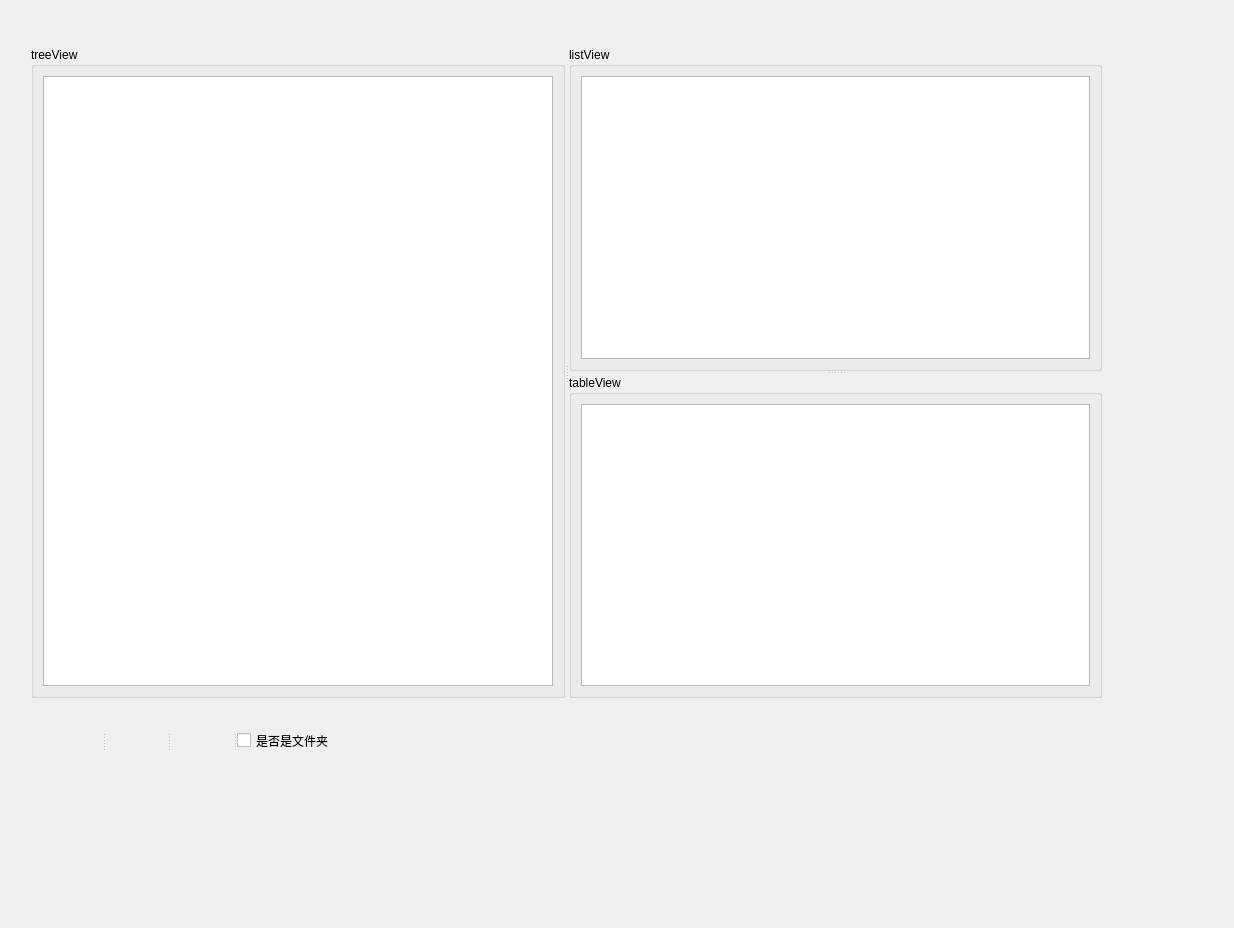
<?xml version="1.0" encoding="UTF-8"?>
<ui version="4.0">
 <class>MainWindow</class>
 <widget class="QMainWindow" name="MainWindow">
  <property name="geometry">
   <rect>
    <x>0</x>
    <y>0</y>
    <width>1234</width>
    <height>928</height>
   </rect>
  </property>
  <property name="windowTitle">
   <string>MainWindow</string>
  </property>
  <widget class="QWidget" name="centralwidget">
   <widget class="QLabel" name="labelPath">
    <property name="geometry">
     <rect>
      <x>40</x>
      <y>800</y>
      <width>521</width>
      <height>41</height>
     </rect>
    </property>
    <property name="text">
     <string/>
    </property>
   </widget>
   <widget class="QSplitter" name="splitter_3">
    <property name="geometry">
     <rect>
      <x>31</x>
      <y>47</y>
      <width>1071</width>
      <height>651</height>
     </rect>
    </property>
    <property name="orientation">
     <enum>Qt::Horizontal</enum>
    </property>
    <widget class="QGroupBox" name="groupBox">
     <property name="title">
      <string>treeView</string>
     </property>
     <layout class="QGridLayout" name="gridLayout_3">
      <item row="0" column="0">
       <widget class="QTreeView" name="treeView"/>
      </item>
     </layout>
    </widget>
    <widget class="QSplitter" name="splitter">
     <property name="orientation">
      <enum>Qt::Vertical</enum>
     </property>
     <widget class="QSplitter" name="splitter_2">
      <property name="orientation">
       <enum>Qt::Vertical</enum>
      </property>
      <widget class="QGroupBox" name="groupBox_2">
       <property name="title">
        <string>listView</string>
       </property>
       <layout class="QGridLayout" name="gridLayout_2">
        <item row="0" column="0">
         <widget class="QListView" name="listView"/>
        </item>
       </layout>
      </widget>
      <widget class="QGroupBox" name="groupBox_3">
       <property name="title">
        <string>tableView</string>
       </property>
       <layout class="QGridLayout" name="gridLayout">
        <item row="0" column="0">
         <widget class="QTableView" name="tableView"/>
        </item>
       </layout>
      </widget>
     </widget>
    </widget>
   </widget>
   <widget class="QSplitter" name="splitter_4">
    <property name="geometry">
     <rect>
      <x>40</x>
      <y>720</y>
      <width>1051</width>
      <height>41</height>
     </rect>
    </property>
    <property name="orientation">
     <enum>Qt::Horizontal</enum>
    </property>
    <widget class="QLabel" name="labelName">
     <property name="text">
      <string/>
     </property>
    </widget>
    <widget class="QLabel" name="labelSize">
     <property name="text">
      <string/>
     </property>
    </widget>
    <widget class="QLabel" name="labelType">
     <property name="text">
      <string/>
     </property>
    </widget>
    <widget class="QCheckBox" name="checkBox">
     <property name="text">
      <string>是否是文件夹</string>
     </property>
    </widget>
   </widget>
  </widget>
 </widget>
 <resources/>
 <connections/>
</ui>
